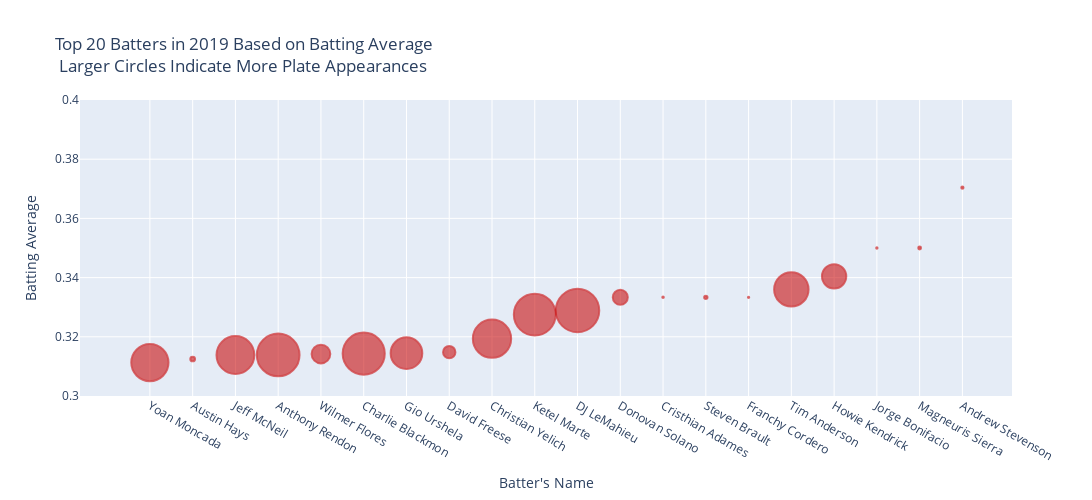

This figure's notebook cell:
### Code cell
best_batting_averages = batting_average.sort_values().dropna()[-20:]
plate_appearance = merged_final.groupby('Batters Name')['ab_id'].nunique()
plate_appearance_series = plate_appearance.loc[best_batting_averages.index]
best_batters_df = pd.DataFrame({'batting average':best_batting_averages, 'plate appearance':plate_appearance_series})

################ plotly
trace0 = go.Scatter(
    x = best_batters_df.index,
    y = best_batters_df['batting average'],
#     size=best_batters_df['plate appearance'],
    mode = 'markers',
    marker = dict(size=best_batters_df['plate appearance']/15, color = 'rgba(200, 0, 0, .8)', line = dict(width=2, color='rgba(200, 0, 0, .8)'))
)

layout = dict(title = 'Top 20 Batters in 2019 Based on Batting Average <br> Larger Circles Indicate More Plate Appearances',
              yaxis = dict(range=[0.3, 0.4], title="Batting Average"),
              xaxis = dict(title="Batter's Name"),
              width=1400,
              height=500
             )

fig = dict(data=trace0, layout=layout)
py.iplot(fig)

### Figure 1 — Plotly figure (JSON) as saved in the notebook; plotly's stock layout.template omitted (floating-point values rounded to 4 significant figures)
{"data": [{"marker": {"color": "rgba(200, 0, 0, .8)", "line": {"color": "rgba(200, 0, 0, .8)", "width": 2}, "size": [37.27, 4.733, 37.87, 42.73, 18.73, 42.13, 31.67, 12.4, 38.33, 41.87, 43.47, 15.07, 1.533, 3.333, 1.333, 34.47, 24.33, 1.4, 2.8, 2.267]}, "mode": "markers", "type": "scatter", "x": ["Yoan Moncada", "Austin Hays", "Jeff McNeil", "Anthony Rendon", "Wilmer Flores", "Charlie Blackmon", "Gio Urshela", "David Freese", "Christian Yelich", "Ketel Marte", "DJ LeMahieu", "Donovan Solano", "Cristhian Adames", "Steven Brault", "Franchy Cordero", "Tim Anderson", "Howie Kendrick", "Jorge Bonifacio", "Magneuris Sierra", "Andrew Stevenson"], "y": [0.3113, 0.3125, 0.3138, 0.3139, 0.3142, 0.3143, 0.3145, 0.3148, 0.3194, 0.3275, 0.3289, 0.3333, 0.3333, 0.3333, 0.3333, 0.336, 0.3404, 0.35, 0.35, 0.3704]}], "layout": {"height": 500, "title": {"text": "Top 20 Batters in 2019 Based on Batting Average <br> Larger Circles Indicate More Plate Appearances"}, "width": 1400, "xaxis": {"autorange": true, "range": [-1.487, 20.13], "title": {"text": "Batter's Name"}, "type": "category"}, "yaxis": {"range": [0.3, 0.4], "title": {"text": "Batting Average"}, "type": "linear"}}}
